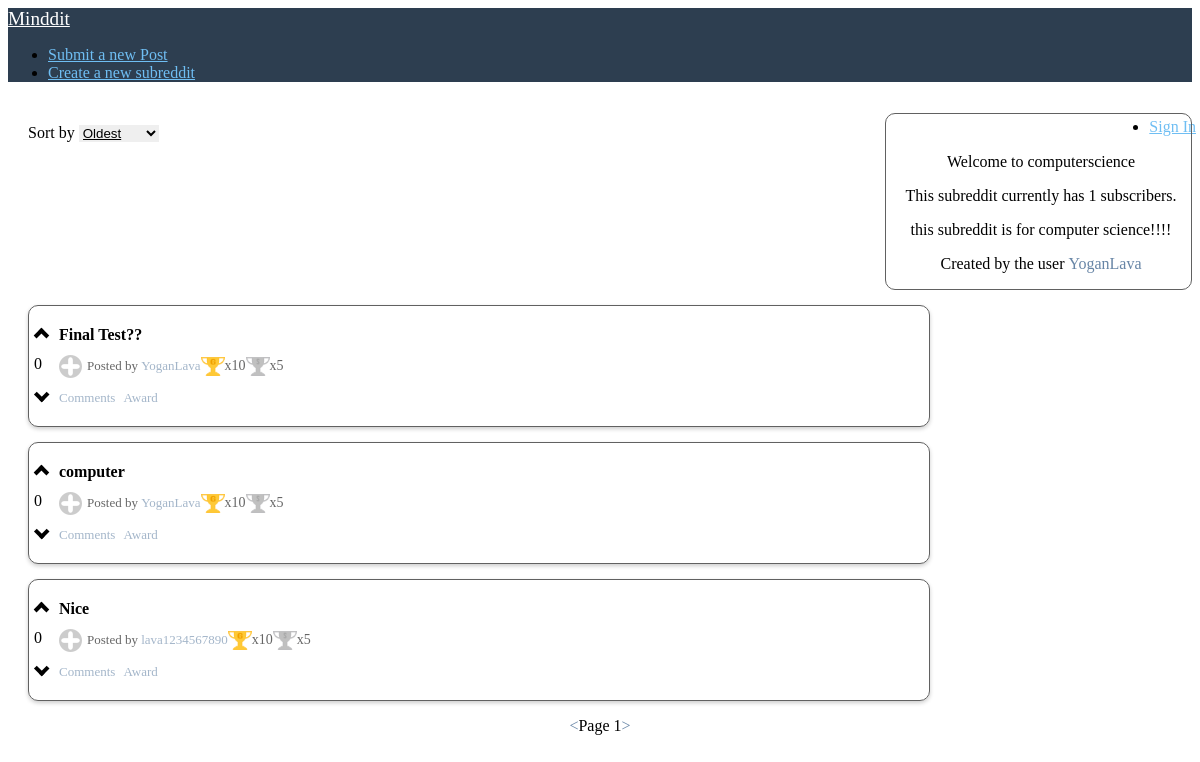
/subreddit.php?name=computerscience, run on the app's committed database.
### tables this page shows
CREATE TABLE subreddits (
  name varchar(20) NOT NULL,
  creator_id int(11) DEFAULT NULL,
  description text,
  created_at int(11) DEFAULT NULL
);

CREATE TABLE users (
  id int(11) NOT NULL,
  username varchar(255) NOT NULL,
  password varchar(255) NOT NULL,
  created_at int(30) NOT NULL DEFAULT '0'
);

CREATE TABLE posts (
  id int(11) NOT NULL,
  title varchar(255) DEFAULT NULL,
  user_id int(11) NOT NULL,
  is_image tinyint(1) DEFAULT NULL,
  body text,
  created_at int(30) DEFAULT NULL,
  updated_at int(30) DEFAULT NULL,
  subreddit_name varchar(20) NOT NULL
);

### subreddit.php (the view, shortened to what this page needs)
<?php
$mysqli = openConnection();
if(isset($_GET['sortBy'])){
    switch($_GET['sortBy']){
        case "topLikes":
            $sql = "SELECT * FROM mostLiked where subreddit_name= '".$_GET['name']."' LIMIT 5". ((isset($_GET['page']))?" OFFSET ". ($_GET['page']-1) * 5:"");
            break;
        case "newest":
            $sql = "SELECT * FROM posts where subreddit_name= '".$_GET['name']."' order by created_at desc LIMIT 5". ((isset($_GET['page']))?" OFFSET ". ($_GET['page']-1) * 5:"");
            break;
        case "oldest":
            $sql = "SELECT * FROM posts where subreddit_name= '".$_GET['name']."' order by created_at asc LIMIT 5". ((isset($_GET['page']))?" OFFSET ". ($_GET['page']-1) * 5:"");
            break;
        default:
            $sql = "SELECT * FROM posts where subreddit_name= '".$_GET['name']."' LIMIT 5". ((isset($_GET['page']))?" OFFSET ". ($_GET['page']-1) * 5:"");
    }
}else{
    $sql = "SELECT * FROM posts where subreddit_name= '".$_GET['name']."' LIMIT 5". ((isset($_GET['page']))?" OFFSET ". ($_GET['page']-1) * 5:"");
}
$result=$mysqli->query($sql);
$sql = "select subreddits.description, users.username from subreddits inner join users where subreddits.name = '".$_GET['name']."' and subreddits.creator_id = users.id";
$subreddit = ($mysqli->query($sql))->fetch_assoc();
?>
<!DOCTYPE html>
<html lang="en">
<head>
    <link rel="stylesheet" href="https://unpkg.com/purecss@1.0.1/build/pure-min.css"
 />
    <link rel="stylesheet" href="css/css.css" />
</head>
<body>
    <div class="home-menu pure-menu pure-menu-horizontal">
        <a href="index.php" class="pure-menu-heading pure-menu-link">Minddit</a>
        <ul class="pure-menu-list">
            <li class="pure-menu-item">
                <a href="submit.php" class="pure-menu-link">Submit a new Post</a>
            </li>
            <li class="pure-menu-item">
                <a href="createsubreddit.php" class="pure-menu-link">Create a new subreddit</a>
            </li>
        </ul>
        <ul class="pure-menu-list align-right">
            <?php if(!isset($_SESSION['username'])){echo "<li class='pure-menu-item'>
        <a href='register.php' class='pure-menu-link'>Sign In</a>
      </li>";
      } else { echo "<li class='pure-menu-item pure-menu-has-children pure-menu-allow-hover'>
        <a href='#' id='menuLink1' class='pure-menu-link'>".$_SESSION['username']."</a>
        <ul class='pure-menu-children'>
            <li class='pure-menu-item'><a href='profile.php?name=".$_SESSION['username']."' class='pure-menu-link'>Profile</a></li>
            <li class='pure-menu-item'><a href='details.php' class='pure-menu-link'>Details</a></li>
            <li class='pure-menu-item'><a href='/logic/logout.php' class='pure-menu-link'>Log Out</a></li>
        </ul>
    </li>";
      }?>
        </ul>
    </div>
    <div class="side-bar">
        <?php
        echo "<p>Welcome to " . $_GET['name'] . "</p>";
        $sql= "select count(*) as count from subreddit_subscriptions where subreddit_name='".$_GET['name']."'";
        $count = ($mysqli->query($sql))->fetch_assoc();
        echo "<p>This subreddit currently has ".$count['count']." subscribers.</p>";
        echo "<p>".$subreddit['description']."</p>";
        echo "<p>Created by the user <a href='profile.php?name=".$subreddit['username']."' class='normal-link'>".$subreddit['username']."</a>"
        ?>
    </div>
    <div class="sort-container">
        <p style="display: inline-block">Sort by</p>
        <select id="sort" class="sort-by">
            <option value="oldest">Oldest</option>
        </select>
    </div>
    <div class="posts">
        <?php
          while($post = $result->fetch_assoc()){
            $user = $mysqli->query("select * from users where id='".$post['user_id']."'");
            $user = $user->fetch_assoc();
            echo "<div class='post'>";
            echo "<div class='likes'>";
            echo ((isset($checkLiked))? $checkLiked['vote'] === 'upvote' : false)? "<span class='chevron on upvote' id='u".$post['id']."' onclick='vote(".$post['id'].", ".$_SESSION['userid'].", \"post\", \"upvote\")'></span>" : "<span class='chevron upvote' id='u".$post['id']."' onclick='vote(".$post['id'].", ". ((isset($_SESSION['userid']))? $_SESSION['userid']:"null") .", \"post\", \"upvote\")'></span>";
            $likes = "SELECT (SELECT COUNT(*) FROM likes, post_likes where likes.vote = 'upvote' and post_likes.post_id = ".$post['id']." and post_likes.like_id = likes.id) - (SELECT COUNT(*) FROM likes, post_likes where likes.vote = 'downvote' and post_likes.post_id = ".$post['id']." and post_likes.like_id = likes.id) as likes";
            $likes = ($mysqli->query($likes))->fetch_assoc();
            echo "<p id='l".$post['id']."'>".$likes['likes']."</p>";
            echo  ((isset($checkLiked))? $checkLiked['vote'] === 'downvote' : false)? "<span class='chevron on downvote' id='d".$post['id']."' onclick='vote(".$post['id'].", ".$_SESSION['userid'].", \"post\", \"downvote\")'></span>" : "<span class='chevron downvote' id='d".$post['id']."' onclick='vote(".$post['id'].", ". ((isset($_SESSION['userid']))? $_SESSION['userid']:"null") .", \"post\", \"downvote\")'></span>";
            echo  "</div>";
            echo "<div class='post-info'>";
            echo ($post['is_image'])?"<div><a class='post-link' href='".$post['body']."' >".$post['title']."</a></div>":"<div><a class='post-link' href='post.php?postID=".$post['id']."' >".$post['title']."</a></div>";
            echo "<div class='details'>
                  <div id='b".$post['id']."' onClick='togglePost(".$post['id'].");' class='expand'></div>";
            echo "<p class='post-details'>Posted by <a href='#' class='normal-link'>".$user['username']."</a></p>";
            echo "<div class='gold' tooltip='Gold'></div><p class='award-text'>x10</p>
            <div class='silver' tooltip='Silver'></div><p class='award-text'>x5</p>";
            echo "</div>";
            echo "<div class='post-details'><a href='post.php?postID=".$post['id']."' class='normal-link'>Comments</a> <a class='normal-link' onClick='togglePostAwardMenu(".$post['id'].",".$_SESSION['userid'].")' style='padding-left:5px'>Award</a></div>";
            echo "</div>";
            echo "</div>";
          }
      ?>
    </div>
    <div class="pagination">
          <?php
            echo "<a onclick='back()' class='normal-link'><</a>";
            echo (isset($_GET['page']))? "<p>Page ".$_GET['page']."</p>":"<p>Page 1</p>";
            echo "<a onclick='forward()' class='normal-link'>></a>";
          ?>
    </div>
</body>
</html>

### css/css.css (style rules this page uses)
.home-menu .pure-menu-heading { color: white; font-weight: 400; font-size: 120%; }
.home-menu a { color: #6fbef3; }
.home-menu { background: #2d3e50; }
.align-right { position: absolute; right: 0px; padding: 4px; }
.posts { display: inline-flex; flex-direction: column; flex-wrap: wrap; justify-content: center; align-items: center; align-content: center; }
.post { padding-top: 20px; margin-top: 15px; margin-left: 20px; border: solid 1.2px #616161; width: 75vw; min-height: 100px; max-width: 100%; border-radius: 10px; box-shadow: 0 2px 4px 0 rgba(0, 0, 0, 0.2); }
.posts .post-link { display: inline-block; text-decoration: solid; font-weight: bold; color: #000000; }
.details { position: relative; align-items: center; display: flex; }
.normal-link { color: #6785a6; text-decoration: solid; position: relative; display: inline-block; cursor: pointer; }
.post .post-details { opacity: 0.6; display: inline-block; font-size: 13px; }
.post .normal-link { font-size: 13px; }
.likes { float: left; padding-top: 2px; padding-left: 5px; }
.chevron::before { border-style: solid; border-width: 0.25em 0.25em 0 0; content: ''; display: block; height: 0.45em; left: 0.15em; position: relative; top: 0.15em; transform: rotate(-45deg); width: 0.45em; cursor: pointer; }
.chevron.downvote::before { top: 0; transform: rotate(135deg); }
.expand { background-repeat: no-repeat; margin-right: 5px; background-image: url("/res/plus.png"); height: 23px; width: 23px; }
.post-info { padding-left: 30px; }
.sort-container { display: inline-block; margin-top: 10px; margin-left: 20px; }
.sort-by { text-decoration: underline; display: inline-block; border: none; }
.pagination { display: flex; align-items: center; justify-content: center; }
.gold { position: relative; background-image: url("/res/gold.png"); background-size: 24px 19px; height: 19px; width: 24px; }
.silver { position: relative; background-image: url("/res/silver.png"); background-size: 24px 19px; height: 19px; width: 24px; }
[tooltip]:before { content: attr(tooltip); position: absolute; opacity: 0; left: -15px; transition: all 0.15s ease; padding: 10px; color: #bdbdbd; border-radius: 10px; }
[tooltip]:not([tooltip-persistent]):before { pointer-events: none; }
.side-bar { text-align: center; margin-top: 15px; padding-top: 5px; padding-left: 5px; float: right; width: 300px; border: solid 1.2px #616161; border-radius: 10px; position: relative; white-space: pre-line; }
.award-text { opacity: 0.6; font-size: 14px; }

### data on the page
subreddits: description "this subreddit is for computer science!!!!", creator.username "YoganLava"
posts: likes "0", title "Final Test??", user.username "YoganLava"
posts: likes "0", title "computer", user.username "YoganLava"
posts: likes "0", title "Nice", user.username "lava1234567890"

### other printed values
$_GET['name'] "computerscience"
$count['count'] "1"
